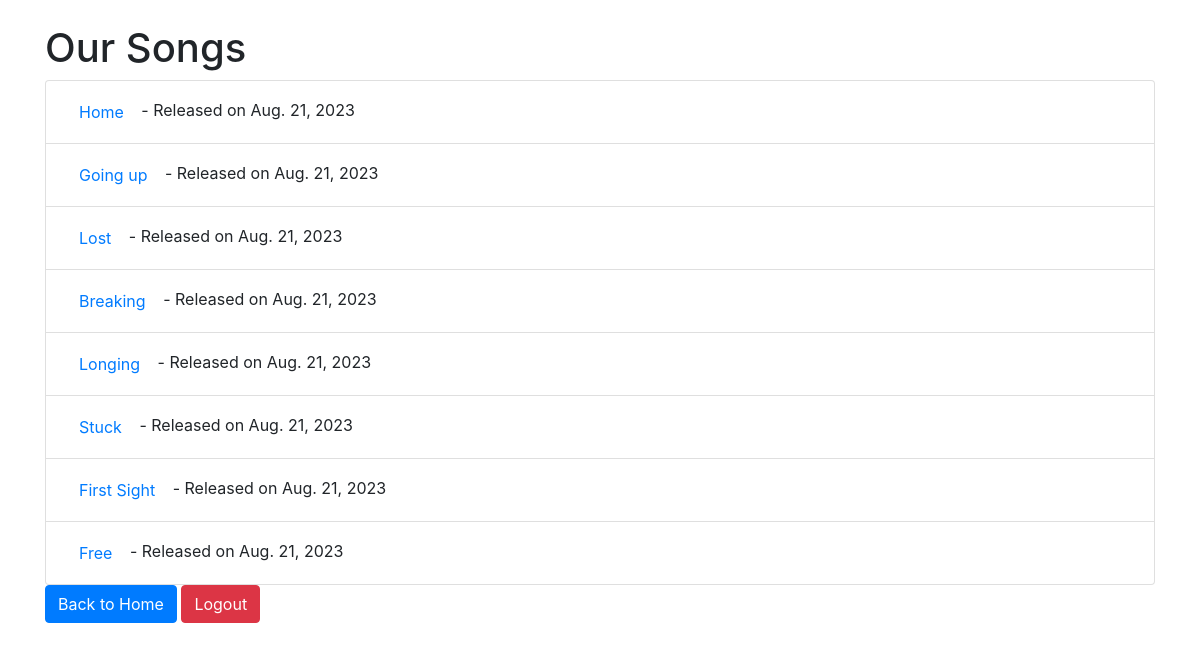
Screenshot of /songs/ (signed in) with the database file from the repository.
### band/models.py (models this page shows, shortened)
class Song(models.Model):
    band = models.ForeignKey(Band, on_delete=models.CASCADE)
    title = models.CharField(max_length=100)
    release_date = models.DateField()

### band/views.py (the view)
# urls.py: path('songs/', views.song_list, name='song_list'),
@login_required
def song_list(request):
    songs = Song.objects.all()
    return render(request, 'band/song_list.html', {'songs': songs})

### band/templates/band/song_list.html (shortened to what this page needs)
<!DOCTYPE html>
<html>
<head>
    <link rel="stylesheet" href="https://maxcdn.bootstrapcdn.com/bootstrap/4.5.2/css/bootstrap.min.css">
</head>
<body>
    <div class="container">
        <h1 class="mt-4">Our Songs</h1>
        <ul class="list-group">
            {% for song in songs %}
                <li class="list-group-item">
                    <a href="#" class="btn btn-link">{{ song.title }}</a>
                    - Released on {{ song.release_date }}
                </li>
            {% endfor %}
        </ul>
        <a class="btn btn-primary" href="{% url 'band:home' %}">Back to Home</a>
        <a class="btn btn-danger" href="{% url 'logout' %}">Logout</a>
    </div>
</body>
</html>

### rows the page displays
Song: title "Home", release_date "Aug. 21, 2023"
Song: title "Going up", release_date "Aug. 21, 2023"
Song: title "Lost", release_date "Aug. 21, 2023"
Song: title "Breaking", release_date "Aug. 21, 2023"
Song: title "Longing", release_date "Aug. 21, 2023"
Song: title "Stuck", release_date "Aug. 21, 2023"
Song: title "First Sight", release_date "Aug. 21, 2023"
Song: title "Free", release_date "Aug. 21, 2023"
